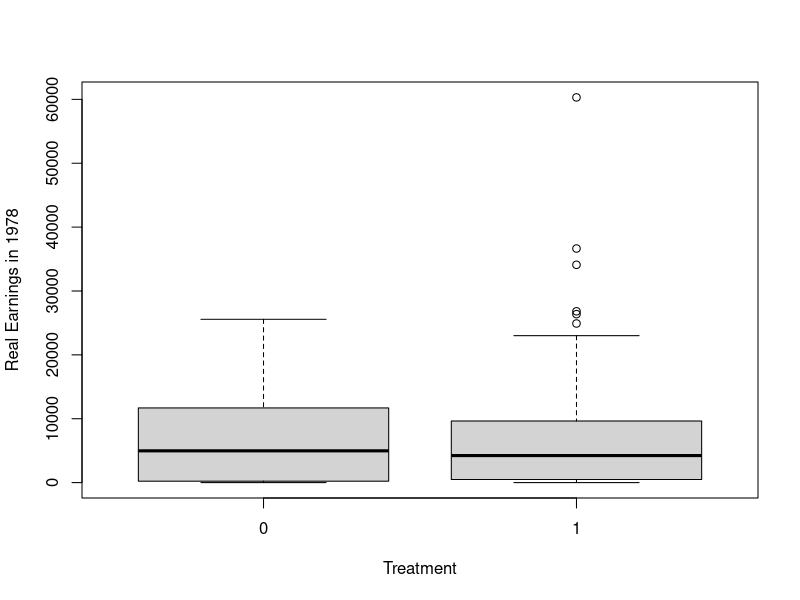
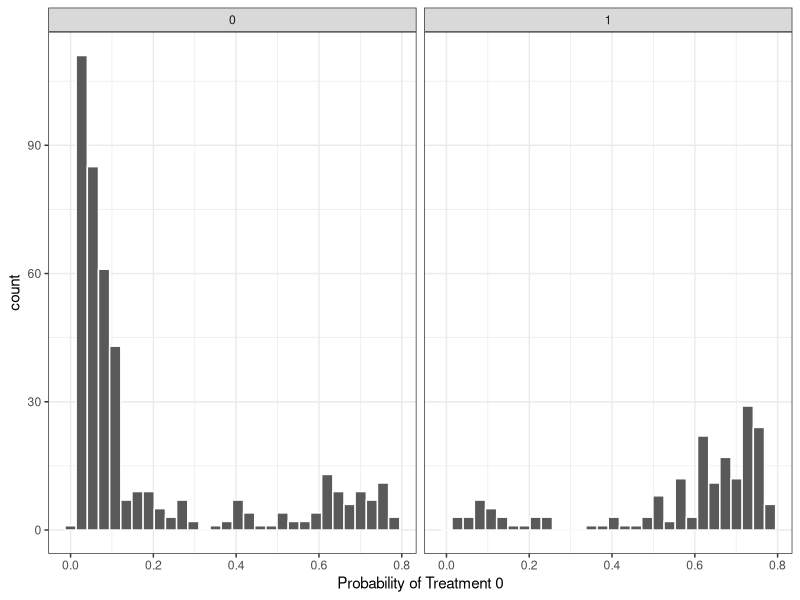
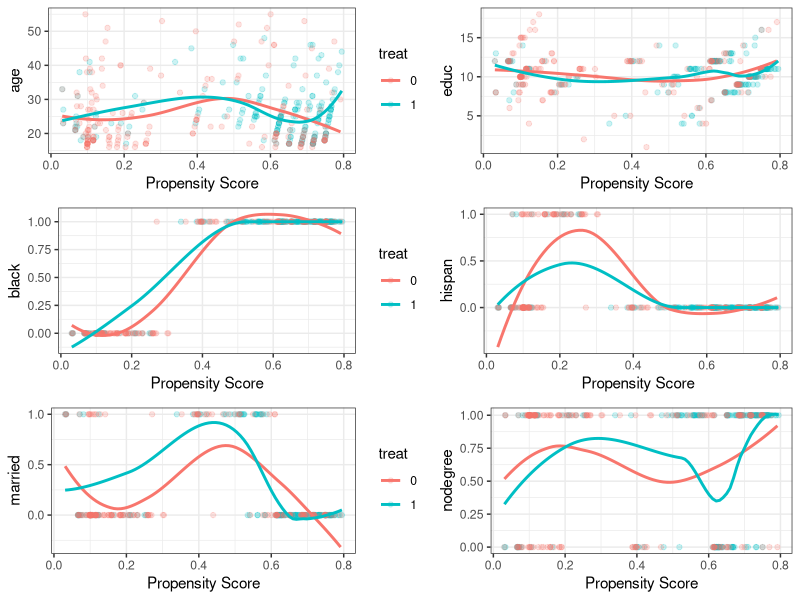

These charts were generated, in order, by the following R code:
library(tidyverse)
library(haven)
library(sjmisc)
library(MatchIt)
library(dplyr)
library(ggplot2)
library(gridExtra)

setwd("/Users/burrisfaculty/Desktop/DSCode/DSCI609/Module 11 Lab")
dta<- read.csv('Labdata.csv')
View(dta)

# ***** DATA WRANGLING ************

#Create dummy variables for race
dta <- dta %>%
  mutate(white = if_else(race == 'white', 1, 0),
         black = if_else(race == 'black', 1, 0),
         hispan = if_else(race =='hispan',1,0))
#Remove original race variable from data frame
dta <- subset(dta, select = -race)
View(dta)
 
# ***** PRELIMINARY DATA ANALYSIS *********

#Use some preliminary data visualization
boxplot(re78 ~ treat, data = dta,
        xlab = 'Treatment',
        ylab = 'Real Earnings in 1978')
#From the boxplot, the medians are about the same. Treatment 1 has more high outliers

#pre-analysis of non-matched data
dta %>%
  group_by(treat) %>%
  summarise(n_subjects = n(),
            mean_earn = mean(re78),
            std_err = sd(re78)/sqrt(n_subjects))
#Take a quick peak at the standard scores
dta %>% 
  mutate(test = (re78 - mean(re78))/sd(re78)) %>% 
  group_by(treat) %>%
  summarise(mean_earn = mean(test))
#Both mean z-scores are close to 0. Treatment 0 is a little above while treatment 1 is a little below.

# ********** T-TESTS **********************
#Test the difference in means
with(dta, t.test(re78 ~ treat))
# p-value = 0.3491, so we would fail to reject the null hypothesis, so there is not a statistically significant
# difference in the mean earnings for the two treatments.

#Test the difference in means: pre-treatment covariates (confounding variables) with treatment (variable)
dta_cov <- c('age', 'educ', 'black', 'hispan', 'married', 'nodegree')
dta %>%
  group_by(treat) %>%
  select(one_of(dta_cov)) %>%
  summarise_all(funs(mean(.,na.rm = T)))
lapply(dta_cov, function(v) {
  t.test(dta[, v] ~ dta[, 'treat'])
})
#After looking through the six t-tests, there is a statistically significant difference (p-value < 0.05) in the means
# for the following covariates: age, black, hispan, married, nodegree

# ********* PROPENSITY SCORES ***************
#Use glm to estimate propensity scores

m_ps <- glm(treat ~ age + educ + black + hispan + married + nodegree,
            family = binomial(), data = dta)
summary(m_ps)

#Use ggplot to plot histograms of the estimated propensity scores by treatment status

prs_df <- data.frame(pr_score = predict(m_ps, type = 'response'),
                     treat = m_ps$model$treat)
#first column is probability (propensity score) and second column is catholic status

labs <- paste("Actual treatment administered", c("Treatment 0", "Treatment 1"))
prs_df %>%
  mutate(treatment = ifelse(treat == 0, labs[1], labs[2])) %>%
  ggplot(aes(x = pr_score)) + 
  geom_histogram(color = 'white') +
  facet_wrap(~treat) +
  xlab("Probability of Treatment 0") + 
  theme_bw()
#Execute a matching algorithm
dta_nomiss <- dta %>%
  select(re78, treat, one_of(dta_cov)) %>%
  na.omit()

mod_match <- matchit(treat ~ age + educ + black + hispan + married + nodegree,
                     method = 'nearest', data = dta_nomiss)
#Plot the mean of each covariate data in the matched data
dta_m <- match.data(mod_match)


fn_bal <- function(dta, variable) {
  dta$variable <- dta[, variable]
  dta$treat <- as.factor(dta$treat)
  ggplot(dta, aes(x = distance, y = variable, color = treat)) +
    geom_point(alpha = 0.2, size = 1.5) +
    geom_smooth(method = 'loess', se = F) +
    xlab("Propensity Score") + 
    ylab(variable) +
    theme_bw()
}

grid.arrange(
  fn_bal(dta_m, "age"),
  fn_bal(dta_m, "educ") + theme(legend.position = 'none'),
  fn_bal(dta_m, 'black'),
  fn_bal(dta_m, "hispan") + theme(legend.position = 'none'),
  fn_bal(dta_m, "married"),
  fn_bal(dta_m, "nodegree") + theme(legend.position = 'none'),
  nrow = 3, widths = c(1, 0.85)
)

#Use t-test to check difference in means based on matched data: real earnings with treatment
dta_m %>%
  group_by(treat) %>%
  summarise_all(funs(mean))
#estimating different treatment effects
with(dta_m, t.test(re78 ~ treat)) #p-value = 0.5063 so there is not a statistically significant
#difference in the means

lapply(dta_cov, function(v){t.test(dta_m[,v]~dta_m[,"treat"])})
#Statistically significant difference for the following confounding variables:
#black, hispan

lm_treat1 <- lm(re78 ~ treat, data = dta_m)
summary(lm_treat1)

lm_treat2 <- lm(re78 ~ treat + age + educ+ black + hispan + married + nodegree, data = dta_m)
summary(lm_treat2)

test_glm <- glm(re78 ~ treat, data = dta_m)
summary(test_glm)
summary(lm_treat1)
